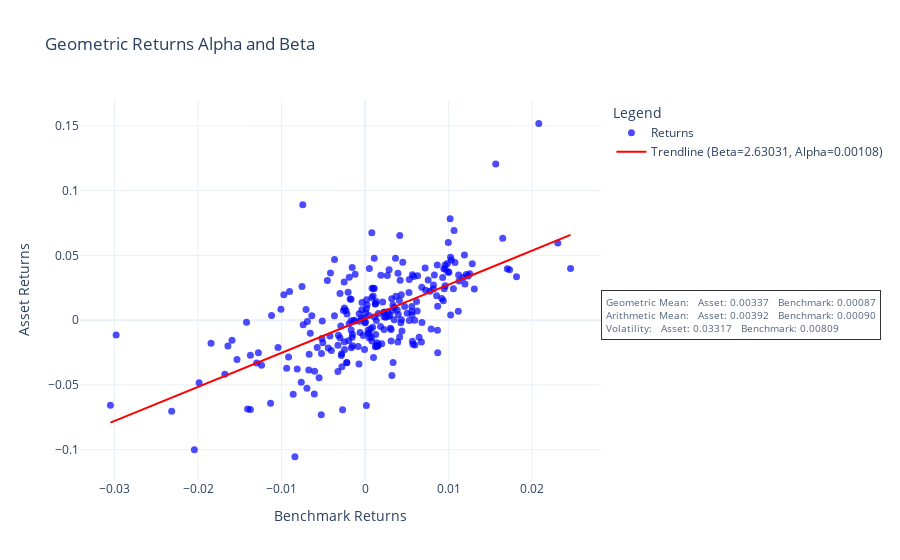

The code cell stored with this chart in its notebook:
### Code cell
def create_alpha_beta_plot(asset_returns, benchmark_returns, alpha, beta, title, color, line_color, asset_geo_mean, benchmark_geo_mean, asset_arith_mean, benchmark_arith_mean, asset_volatility, benchmark_volatility):
    fig = go.Figure()
    
    fig.add_trace(go.Scatter(
        x=benchmark_returns,
        y=asset_returns,
        mode='markers',
        name='Returns',
        marker=dict(size=7, color=color, opacity=0.7)
    ))

    trendline = beta * benchmark_returns + alpha
    fig.add_trace(go.Scatter(
        x=benchmark_returns,
        y=trendline,
        mode='lines',
        name=f'Trendline (Beta={beta:.5f}, Alpha={alpha:.5f})',
        line=dict(color=line_color, dash='solid')
    ))

    metrics_text = (
        f"Geometric Mean:\n"
        f"  Asset: {asset_geo_mean:.5f}\n"
        f"  Benchmark: {benchmark_geo_mean:.5f}<br>"
        f"Arithmetic Mean:\n"
        f"  Asset: {asset_arith_mean:.5f}\n"
        f"  Benchmark: {benchmark_arith_mean:.5f}<br>"
        f"Volatility:\n"
        f"  Asset: {asset_volatility:.5f}\n"
        f"  Benchmark: {benchmark_volatility:.5f}<br>"
    )
    
    fig.add_annotation(
        x=1.0,  
        y=0.5,
        text=metrics_text,
        showarrow=False,
        align='left',
        font=dict(size=10),
        bordercolor='black',
        borderwidth=1,
        borderpad=4,
        bgcolor='white',
        opacity=0.8,
        xref="paper", 
        yref="paper",
        xanchor="left",
        yanchor="top",
    )

    layout = {
        "title": title,
        "xaxis": {
            "title": "Benchmark Returns",
        },
        "yaxis": {
            "title": "Asset Returns",
        },
        "legend_title": "Legend",
        "template": "plotly_white"
    }
    fig.update_layout(**layout)

    return fig

asset_geo_mean = calculate_geometric_mean(asset_geometric_returns)
benchmark_geo_mean = calculate_geometric_mean(benchmark_geometric_returns)
asset_arith_mean = calculate_arithmetic_mean(asset_arithmetic_returns)
benchmark_arith_mean = calculate_arithmetic_mean(benchmark_arithmetic_returns)
asset_volatility = calculate_volatility(asset_geometric_returns)
benchmark_volatility = calculate_volatility(benchmark_geometric_returns)

geo_fig = create_alpha_beta_plot(
    asset_returns=asset_geometric_returns,
    benchmark_returns=benchmark_geometric_returns,
    alpha=geo_alpha,
    beta=geo_beta,
    title="Geometric Returns Alpha and Beta",
    color="blue",
    line_color="red",
    asset_geo_mean=asset_geo_mean,
    benchmark_geo_mean=benchmark_geo_mean,
    asset_arith_mean=asset_arith_mean,
    benchmark_arith_mean=benchmark_arith_mean,
    asset_volatility=asset_volatility,
    benchmark_volatility=benchmark_volatility
)

geo_fig.show()

### Figure 1 — Plotly figure (JSON) as saved in the notebook; plotly's stock layout.template omitted (floating-point values rounded to 4 significant figures; data arrays with more than 128 entries replaced by an {"elided": "..."} marker saying what was removed)
{"data": [{"marker": {"color": "blue", "opacity": 0.7, "size": 7}, "mode": "markers", "name": "Returns", "x": {"elided": "250 float values"}, "y": {"elided": "250 float values"}, "type": "scatter"}, {"line": {"color": "red", "dash": "solid"}, "mode": "lines", "name": "Trendline (Beta=2.63031, Alpha=0.00108)", "x": {"elided": "250 float values"}, "y": {"elided": "250 float values"}, "type": "scatter"}], "layout": {"annotations": [{"align": "left", "bgcolor": "white", "bordercolor": "black", "borderpad": 4, "borderwidth": 1, "font": {"size": 10}, "opacity": 0.8, "showarrow": false, "text": "Geometric Mean:\n  Asset: 0.00337\n  Benchmark: 0.00087<br>Arithmetic Mean:\n  Asset: 0.00392\n  Benchmark: 0.00090<br>Volatility:\n  Asset: 0.03317\n  Benchmark: 0.00809<br>", "x": 1.0, "xanchor": "left", "xref": "paper", "y": 0.5, "yanchor": "top", "yref": "paper"}], "title": {"text": "Geometric Returns Alpha and Beta"}, "xaxis": {"title": {"text": "Benchmark Returns"}}, "yaxis": {"title": {"text": "Asset Returns"}}, "legend": {"title": {"text": "Legend"}}}}
